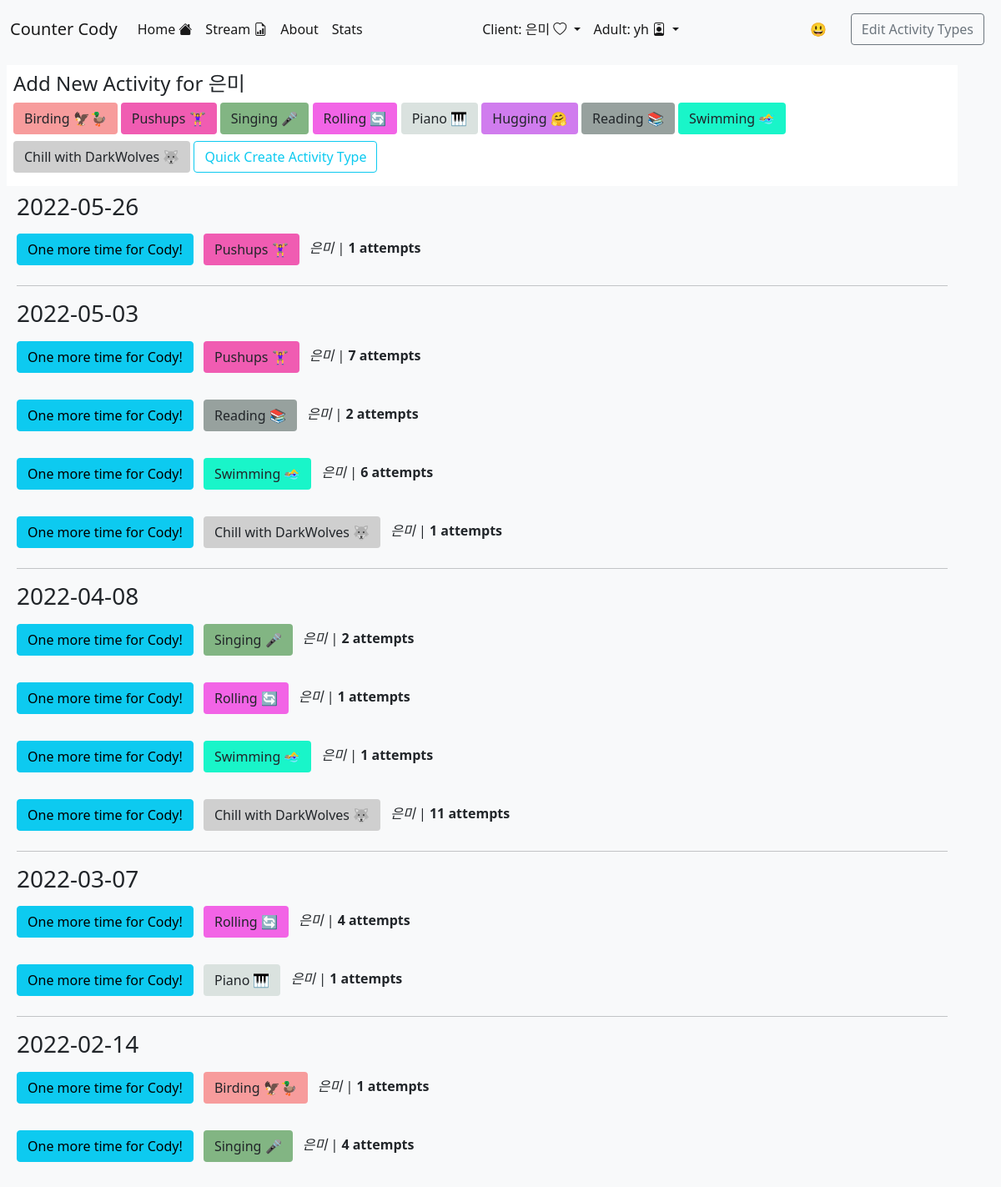
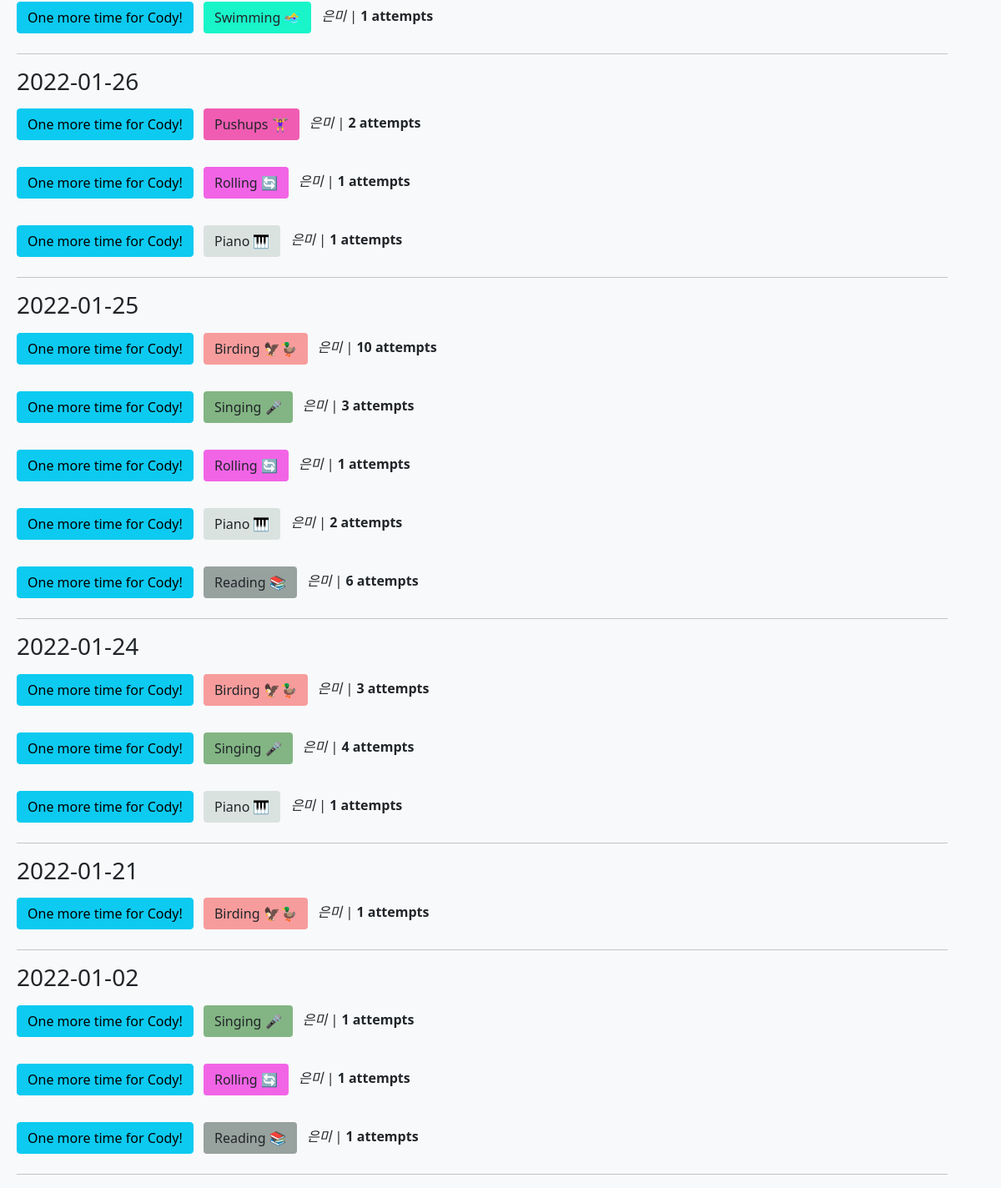
Screenshot of / (signed in) with the database file from the repository (2 pictures, top to bottom).
### todo/models.py (models this page shows, shortened)
class Client(models.Model):
    id = models.AutoField(primary_key=True)
    display_name = models.TextField(blank=True)
    full_name = models.TextField(blank=True)
    favorite_food = models.TextField(blank=True)
    guardian_users = models.ManyToManyField(get_user_model(), blank=True)

class Activity(models.Model):
    id = models.AutoField(primary_key=True)
    name = models.TextField()
    description = models.TextField(blank=True)
    youtube_url = models.TextField(blank=True)
    color = models.CharField(max_length=7, default='#20c997')
    class Meta:
        verbose_name_plural = "Activities"
    def __str__(self):
        return self.name

### todo/views.py (the view)
# urls.py: path('', homeView, name='home'),
@login_required
def homeView(request):
  resp_data = {}
  global first_time
  global selected_client_id
  if (first_time):
      first_time = False
  all_random_giphy = RandomGiphy.objects.all()
  resp_data['all_random_giphy'] = all_random_giphy
  one_random_giphy = random.choice(all_random_giphy)
  resp_data['one_random_giphy'] = one_random_giphy
  all_todo_items = TodoItem.objects.filter(client__id=selected_client_id).order_by('-updated_at')
  resp_data['all_items'] = all_todo_items
  clients = Client.objects.all()
  print("selected_client_id: " + str(selected_client_id))
  resp_data['clients'] = clients
  resp_data['selected_client'] = Client.objects.get(pk=selected_client_id)
  all_activities = Activity.objects.all()
  resp_data['all_activities'] = all_activities
  jaa = json.loads(serializers.serialize('json', all_activities))
  activities_index = { j['pk']: {'name': j['fields']['name'], 'color': j['fields']['color']} for j in jaa }
  consolidated_activity_data = TodoItem.objects.filter(
          client__id=selected_client_id
      ).order_by(
          '-updated_at__date'
      ).values(
          'updated_at__date', 'client', 'activity'
      ).annotate(
          total_count=Count('id')
      )
  cad_by_date = {}
  for c in list(consolidated_activity_data):
      sdate = str(c['updated_at__date'])
      ser_cad = {
        'updated_at__date': str(c['updated_at__date']),
        'client': c['client'],
        'client_display_name': resp_data['selected_client'].display_name,
        'activity': c['activity'],
        'activity_name': activities_index[c['activity']]['name'],
        'activity_color': activities_index[c['activity']]['color'],
        'total_count': c['total_count']
      }
      if sdate not in cad_by_date.keys():
          cad_by_date[sdate] = [ser_cad]
      else:
          cad_by_date[sdate].append(ser_cad)
  resp_data['cad_by_date'] = cad_by_date
  return render(
    request,
    'home.html',
    resp_data
  )

### templates/home.html (shortened to what this page needs)
<!doctype html>
<html lang="en">
<head>
  <link href="https://cdn.jsdelivr.net/npm/bootstrap@5.1.3/dist/css/bootstrap.min.css" rel="stylesheet">
  <link rel="stylesheet" href="https://cdn.jsdelivr.net/npm/bootstrap-icons@1.7.2/font/bootstrap-icons.css">
</head>
<body class="bg-light">
{% include "nav.html" %}
<div class="container m-2 p-2 bg-white">
  <h4>Add New Activity for {{ selected_client.display_name }}</h5>
  {% for activity in all_activities %}
    <form action="/addTodo/"
      style="display: inline;"
      method="post">{% csrf_token %}
      <input class="btn mb-2"
        type="submit"
        style="background-color: {{ activity.color }}"
        value="{{ activity }}"/>
    </form>
  {% endfor %}
  <button type="button" class="btn btn-outline-info mb-2" data-bs-toggle="modal" data-bs-target="#createActivityModal">
    Quick Create Activity Type
  </button>
</div>
<div class="container m-2">
{% for sdate, activity_counts in cad_by_date.items %}
  <h3>{{ sdate }}</h3>
  {% for ac in activity_counts %}
    <p class="m-2">
    <form action="/addTodo/"
      style="display: inline;"
      method="post">{% csrf_token %}
      <input class="btn btn-info" type="submit" value="One more time for Cody!"/>
    </form>
    <button class="btn m-2"
      type="button"
      style="background-color: {{ ac.activity_color }}"
      value="{{ activity }}"
    >
      {{ ac.activity_name }}
    </button>
     <i>{{ac.client_display_name}}</i>
      | <span class="fw-bold">{{ ac.total_count }} attempts</span>
    </p>
  {% endfor %}
  <hr/>
{% endfor %}
</div>
</body>
</html>

### templates/nav.html (shortened to what this page needs)
<nav class="navbar navbar-expand-lg navbar-light bg-light">
  <div class="container-fluid">
    <a class="navbar-brand b mb-0 h2" href="#">Counter Cody</a>
    <div class="collapse navbar-collapse" id="navbarSupportedContent">
      <ul class="navbar-nav me-auto mb-2 mb-lg-0">
        <li class="nav-item">
          <a class="nav-link active" href="/">
            Home
            <i class="bi bi-house-fill"></i>
          </a>
        </li>
        <li class="nav-item">
          <a class="nav-link active" href="/stream">
            Stream
            <i class="bi bi-file-earmark-bar-graph"></i>
          </a>
        </li>
        <li class="nav-item">
          <a class="nav-link active" data-bs-toggle="modal" data-bs-target="#aboutModal" href="#">About</a>
        </li>
        <li class="nav-item">
          <a class="nav-link active" href="/stats">Stats</a>
        </li>
      </ul>
      <ul class="navbar-nav me-auto mb-2 mb-lg-0">
        <li class="nav-item dropdown active">
          <a class="nav-link dropdown-toggle active" href="#" id="navbarDropdown" role="button" data-bs-toggle="dropdown" aria-expanded="false" aria-current="page">
            Client:
            {{ selected_client.display_name }}
            <i class="bi bi-heart"></i>
          </a>
        </li>
        {% if user.is_authenticated %}
        <li class="nav-item dropdown active">
          <a class="nav-link dropdown-toggle active b" href="#" id="navbarDropdown" role="button" data-bs-toggle="dropdown" aria-expanded="false" aria-current="page">
            Adult:
            {{user.username}}
            <i class="bi bi-person-badge"></i>
          </a>
        </li>
        {% else %}
        <li class="nav-item">
          <a class="nav-link" href="/login">Login</a>
        </li>
        {% endif %}
      </ul>
      <button type="button" class="btn m-2" data-bs-toggle="modal" data-bs-target="#randomModal">😃</button>
      <a type="button" class="btn btn-outline-secondary m-2"
        href="{% url "admin:todo_activity_changelist" %}"
      >
        Edit Activity Types
      </a>
    </div>
  </div>
</nav>

### rows the page displays
Client: display_name "은미", client_display_name "은미" "은미" "은미" "은미" "은미" "은미" "은미" "은미" "은미" "은미" "은미" "은미" "은미" "은미" "은미" "은미" "은미" "은미" "은미" "은미" "은미" "은미" "은미" "은미"
Activity: name "Birding 🦅🦆", activity_name "Birding 🦅🦆", client_display_name "은미", total_count "1"
Activity: name "Pushups 🏋️‍♀️", activity_name "Pushups 🏋️‍♀️", client_display_name "은미", total_count "2"
Activity: name "Singing 🎤", activity_name "Singing 🎤", client_display_name "은미", total_count "3"
Activity: name "Rolling 🔄", activity_name "Rolling 🔄", client_display_name "은미", total_count "4"
Activity: name "Piano 🎹"
Activity: name "Hugging 🤗"
Activity: name "Reading 📚"
Activity: name "Swimming 🏊‍♀️"
Activity: name "Chill with DarkWolves 🐺"

### other values shown
{{ user.username }} "yh"
{{ sdate }} "2022-05-26" "2022-05-03" "2022-04-08" "2022-03-07" "2022-02-14" "2022-01-26" "2022-01-25" "2022-01-24" "2022-01-21" "2022-01-02"
{{ ac.activity_name }} "Pushups 🏋️‍♀️" "Pushups 🏋️‍♀️" "Reading 📚" "Swimming 🏊‍♀️" "Chill with DarkWolves 🐺" "Singing 🎤" "Rolling 🔄" "Swimming 🏊‍♀️" "Chill with DarkWolves 🐺" "Piano 🎹" "Singing 🎤" "Swimming 🏊‍♀️" "Rolling 🔄" "Piano 🎹" "Birding 🦅🦆" "Rolling 🔄" "Piano 🎹" "Reading 📚" "Birding 🦅🦆" "Singing 🎤" "Piano 🎹" "Singing 🎤" "Rolling 🔄" "Reading 📚"
{{ ac.total_count }} "1" "7" "2" "6" "1" "2" "1" "1" "11" "1" "4" "1" "1" "1" "10" "1" "2" "6" "3" "4" "1" "1" "1" "1"
